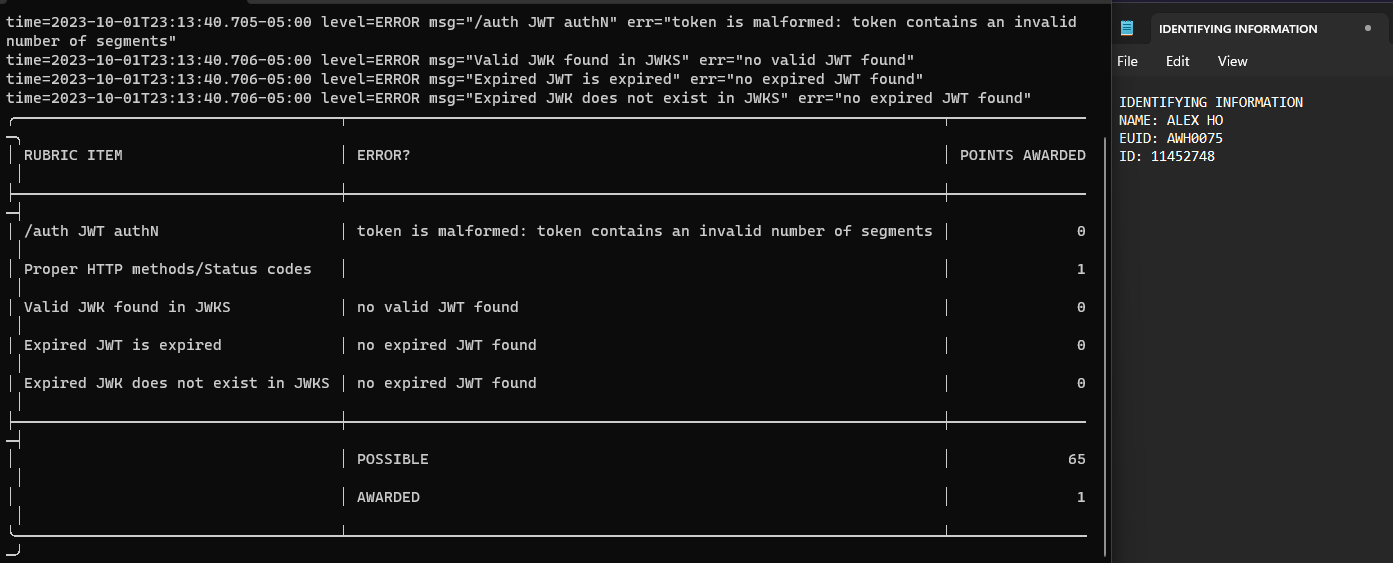
//> input picture src/JWKS-Server/GRADEBOT.png, 1393 x 563 px, given in place of fruits.jpg, which was not available
$ ./example_02-09 ../../JWKS-Server/GRADEBOT.png   (built with g++ and OpenCV 4)
//> lines starting //> are read from the running program, lines starting //| are printed output that depends on the picture; after the words box and inside, x2 and y2 are one past the last pixel; in counts of white or black regions, pixels touching at a corner belong together; pictures that were not available may be replaced by others from this repository, and a replacement may not be noted
// Example 2-9. Getting and setting pixels in Example 2-8

#include <opencv2/opencv.hpp>

void help(char** argv ) {
	std::cout << "\n"
	<< "\nExample 2-9. Getting and setting pixels in Example 2-8"
    << "\nCall:\n"
	<< argv[0] <<" <path/image>\n"
	<< "For example:\n"
	<< argv[0] << " ../fruits.jpg\n"
	<< std::endl;
}


int main( int argc, char** argv ) {

	// [4 lines of commented-out code are left out]


  cv::Mat img_rgb, img_gry, img_cny, img_pyr, img_pyr2;

  cv::namedWindow( "Example Gray", cv::WINDOW_AUTOSIZE );
  cv::namedWindow( "Example Canny", cv::WINDOW_AUTOSIZE );

  img_rgb = cv::imread( "E:/app/julia/Learning-OpenCV-3_examples/fruits.jpg" );
//> img_rgb is the input picture: 563 rows x 1393 cols, CV_8UC3; mean B, G, R 26.2, 26.1, 26.1

  cv::cvtColor( img_rgb, img_gry, cv::COLOR_BGR2GRAY);

  cv::pyrDown( img_gry, img_pyr );
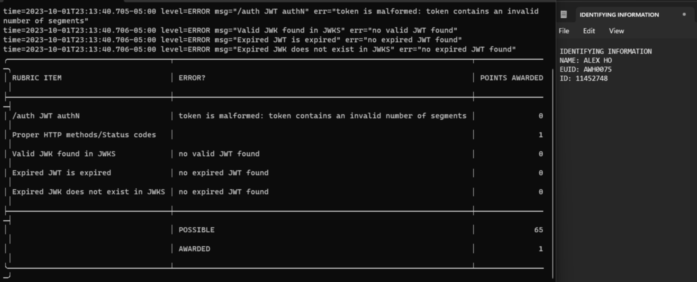
//> img_pyr: 282 rows x 697 cols, CV_8UC1; min 12, max 207, mean 26.1
  cv::pyrDown( img_pyr, img_pyr2 );
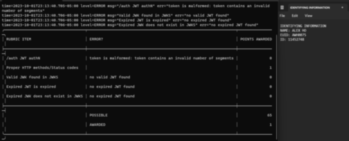
//> img_pyr2: 141 rows x 349 cols, CV_8UC1; min 12, max 162, mean 26.2

  cv::Canny( img_pyr2, img_cny, 10, 100, 3, true );
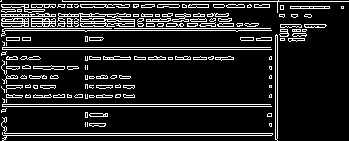
//> img_cny: 141 rows x 349 cols, CV_8UC1; 13.9% white in thin lines or dots

  // ----------------------------------------------------
  // Start new code for example 2-9
  //

  int x = 16, y = 32;
  cv::Vec3b intensity = img_rgb.at< cv::Vec3b >(y, x);
//> intensity = [12, 12, 12]

  // ( Note: We could write img_rgb.at< cv::Vec3b >(x,y)[0] )
  //
  uchar blue  = intensity[0];
//> blue = 12
  uchar green = intensity[1];
//> green = 12
  uchar red   = intensity[2];
//> red = 12

  std::cout << "At (x,y) = (" << x << ", " << y <<
    "): (blue, green, red) = (" <<
    (unsigned int)  blue <<
    ", " << (unsigned int)green << ", " <<
    (unsigned int)  red << ")" << std::endl;
//| At (x,y) = (16, 32): (blue, green, red) = (12, 12, 12)

  std::cout << "Gray pixel there is: " <<
    (unsigned int)  img_gry.at<uchar>(y, x) << std::endl;
//| Gray pixel there is: 12

  x /= 4; y /= 4;

  std::cout << "Pyramid2 pixel there is: " <<
    (unsigned int)img_pyr2.at<uchar>(y, x) << std::endl;
//| Pyramid2 pixel there is: 13

  img_cny.at<uchar>(x, y) = 128; // Set the Canny pixel there to 128
//> img_cny: 141 rows x 349 cols, CV_8UC1; 1 pixels changed, all inside (x1, y1, x2, y2) = (8, 4, 9, 5)

  //
  // End new code for example 2-9
  // ----------------------------------------------------

  cv::imshow( "Example Gray", img_gry );
  cv::imshow( "Example Canny", img_cny );

  cv::waitKey(0);

}
